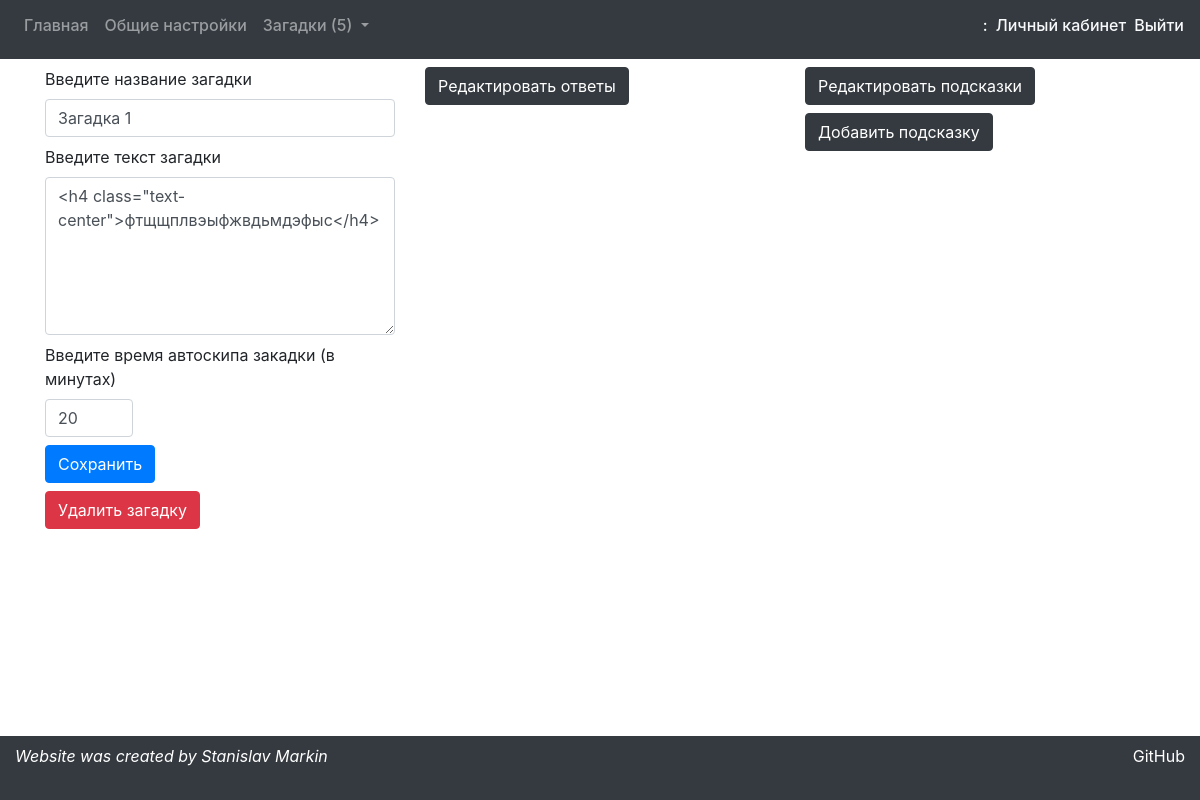
Page /edit/1/puzzle/1 on the committed database.
### creationApp/models.py (models this page shows, shortened)
class Puzzle(models.Model):
    quest = models.ForeignKey('preparationApp.Quest', models.CASCADE)
    title = models.CharField(max_length=50)
    html = models.TextField()
    auto_skip_minutes = models.IntegerField()

### creationApp/views.py (the view)
# urls.py: path('<int:quest_id>/puzzle/<int:puzzle_id>', views.puzzle_page, name="puzzle_page"),
def puzzle_page(request, quest_id, puzzle_id):
    args = get_args(quest_id)
    if request.session.get('message'):
        args['message'] = request.session.get('message')
        request.session.pop('message')
    args['puzzle'] = Puzzle.objects.get(id=puzzle_id)
    args['hints'] = list(filter(lambda h: h.puzzle == args['puzzle'], Hint.objects.all()))
    args['answers'] = list(filter(lambda a: a.puzzle == args['puzzle'], Answer.objects.all()))
    return render(request, 'creationApp/puzzlePage.html', args)

### creationApp/views.py (called while the page is built)
def get_args(quest_id):
    quest = Quest.objects.get(id=quest_id)
    puzzles = list(filter(lambda p: p.quest == quest, Puzzle.objects.all()))
    return {'quest': quest, 'puzzles': puzzles, 'message': 'none'}

### creationApp/templates/creationApp/puzzlePage.html (shortened to what this page needs)
{% extends 'creationApp/mainWrapper.html' %}
{% block content %}
    <div class="row">
        <div class="col-4">
            <form action="/edit/{{ quest.id }}/edit/puzzle" method="post">{% csrf_token %}
                <label for="puzzle_title">Введите название загадки</label>
                <input type="text" class="form-control mb-2" id="puzzle_title" placeholder="Новая загадка"
                       name="title" value="{{ puzzle.title }}">
                <label for="html">Введите текст загадки</label>
                <textarea type="text" class="form-control mb-2" rows="6" id="html" name="html"
                          placeholder="Описание новой загадки">{{ puzzle.html }}</textarea>
                <label for="auto_skip_minutes">Введите время автоскипа закадки (в минутах)</label>
                <input type="number" class="form-control w-25 mb-2" step="5" name="auto_skip_minutes"
                       id="auto_skip_minutes" placeholder="120" value="{{ puzzle.auto_skip_minutes }}">
                <input type="submit" class="btn-primary btn mb-2" value="Сохранить">
            </form>
            <form action="/edit/{{ quest.id }}/delete/puzzle" method="post">{% csrf_token %}
                <input type="submit" class="btn btn-danger mb-5" value="Удалить загадку">
            </form>
        </div>
        <div class="col-4">
            <button type="button" class="btn btn-dark mb-2"
                    data-toggle="collapse" data-target="#answers">
                Редактировать ответы
            </button>
        </div>
        <div class="col-4">
            <button type="button" class="btn btn-dark mb-2"
                    data-toggle="collapse" data-target="#hints">
                Редактировать подсказки
            </button>
            <button type="button" class="btn btn-dark mb-2"
                    data-toggle="collapse" data-target="#hint">
                Добавить подсказку
            </button>
        </div>
    </div>
{% endblock %}

### rows in the picture
Puzzle: title "Загадка 1", html "<h4 class=\"text-center\">фтщщплвэыфжвдьмдэфыс</h4>", auto_skip_minutes "20"

### other values in the picture
{{ puzzles|length }} "5"
